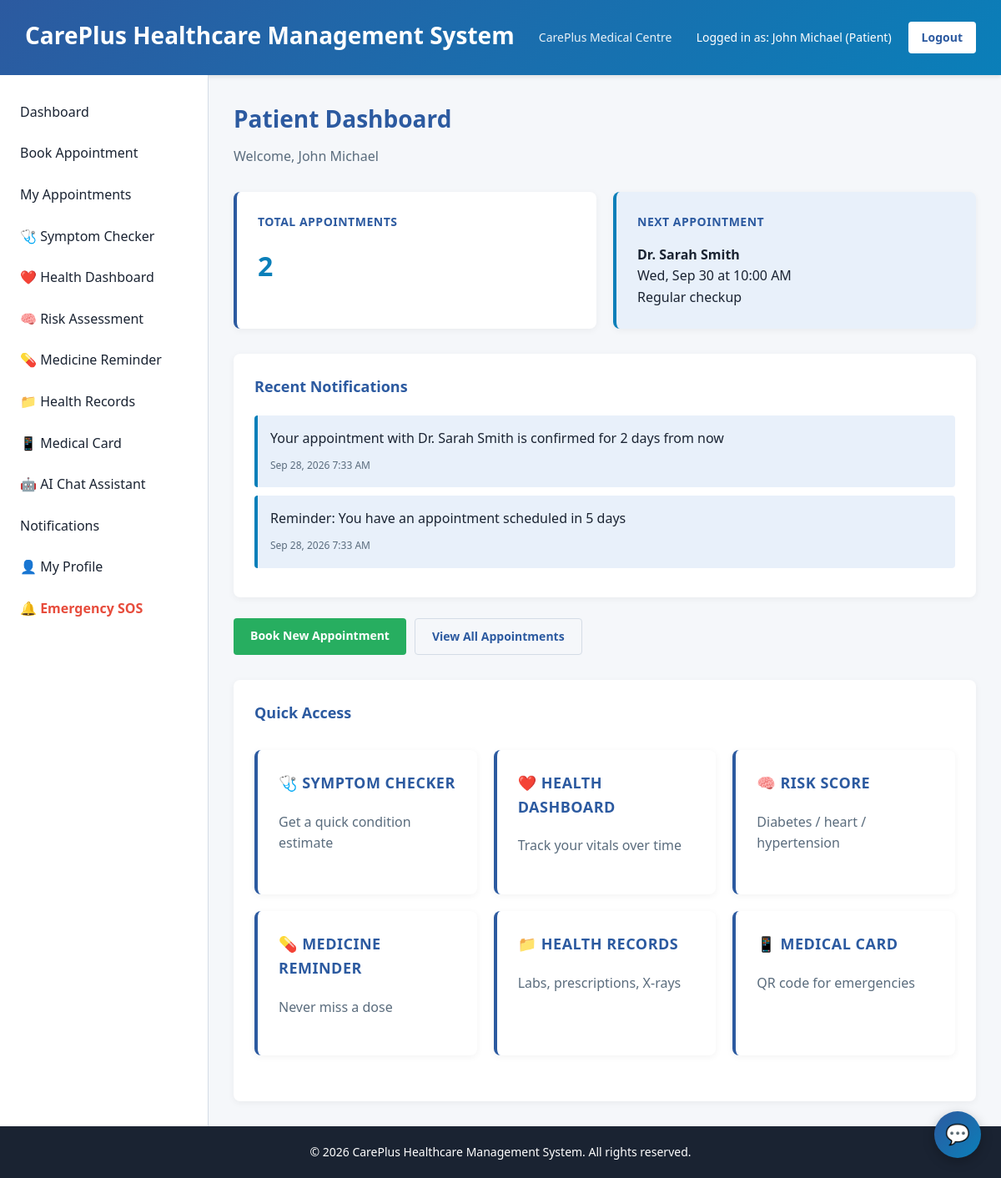
The app's page /patient/dashboard.php (signed in) with its own data.
### tables this page shows
CREATE TABLE patients (
    patient_id INT AUTO_INCREMENT PRIMARY KEY,
    user_id INT UNIQUE NOT NULL,
    date_of_birth DATE,
    gender ENUM('male', 'female', 'other'),
    address VARCHAR(255),
    emergency_contact_name VARCHAR(100),
    emergency_contact_phone VARCHAR(20),
    FOREIGN KEY (user_id) REFERENCES users(user_id) ON DELETE CASCADE
);

CREATE TABLE users (
    user_id INT AUTO_INCREMENT PRIMARY KEY,
    full_name VARCHAR(100) NOT NULL,
    email VARCHAR(100) UNIQUE NOT NULL,
    password_hash VARCHAR(255) NOT NULL,
    role ENUM('patient', 'doctor', 'admin', 'manager') NOT NULL,
    phone VARCHAR(20),
    created_at TIMESTAMP DEFAULT CURRENT_TIMESTAMP
);

CREATE TABLE appointments (
    appointment_id INT AUTO_INCREMENT PRIMARY KEY,
    patient_id INT NOT NULL,
    doctor_id INT NOT NULL,
    appointment_date DATE NOT NULL,
    appointment_time TIME NOT NULL,
    reason VARCHAR(255),
    status ENUM('pending', 'confirmed', 'completed', 'cancelled') DEFAULT 'pending',
    created_at TIMESTAMP DEFAULT CURRENT_TIMESTAMP,
    FOREIGN KEY (patient_id) REFERENCES patients(patient_id) ON DELETE CASCADE,
    FOREIGN KEY (doctor_id) REFERENCES doctors(doctor_id) ON DELETE CASCADE
);

CREATE TABLE notifications (
    notification_id INT AUTO_INCREMENT PRIMARY KEY,
    user_id INT NOT NULL,
    appointment_id INT,
    message VARCHAR(500) NOT NULL,
    notification_type ENUM('appointment', 'reminder', 'cancellation', 'general') DEFAULT 'general',
    status ENUM('unread', 'read') DEFAULT 'unread',
    sent_at TIMESTAMP DEFAULT CURRENT_TIMESTAMP,
    FOREIGN KEY (user_id) REFERENCES users(user_id) ON DELETE CASCADE,
    FOREIGN KEY (appointment_id) REFERENCES appointments(appointment_id) ON DELETE SET NULL
);

### patient/dashboard.php (the view, shortened to what this page needs)
<?php
include '../includes/db.php';
$user_id = $_SESSION['user_id'];
$stmt = $conn->prepare('SELECT u.*, p.* FROM users u JOIN patients p ON u.user_id = p.user_id WHERE u.user_id = ?');
$stmt->bind_param('i', $user_id);
$stmt->execute();
$patient = $stmt->get_result()->fetch_assoc();
$stmt = $conn->prepare('SELECT a.*, u.full_name as doctor_name FROM appointments a JOIN doctors d ON a.doctor_id = d.doctor_id JOIN users u ON d.user_id = u.user_id WHERE a.patient_id = ? AND a.appointment_date >= CURDATE() ORDER BY a.appointment_date ASC LIMIT 1');
$stmt->bind_param('i', $patient['patient_id']);
$stmt->execute();
$next_appointment = $stmt->get_result()->fetch_assoc();
$stmt = $conn->prepare('SELECT COUNT(*) as total FROM appointments WHERE patient_id = ?');
$stmt->bind_param('i', $patient['patient_id']);
$stmt->execute();
$appt_count = $stmt->get_result()->fetch_assoc();
$stmt = $conn->prepare('SELECT * FROM notifications WHERE user_id = ? AND status = "unread" ORDER BY sent_at DESC LIMIT 3');
$stmt->bind_param('i', $user_id);
$stmt->execute();
$notifications = $stmt->get_result();
include '../includes/header.php';
?>
<div class="main-content">
    <?php include '../includes/sidebar.php'; ?>
    <div class="content">
        <h2>Patient Dashboard</h2>
        <p class="welcome-text">Welcome, <?php echo htmlspecialchars($patient['full_name']); ?></p>
        <div class="dashboard-grid">
            <div class="card">
                <h3>Total Appointments</h3>
                <p class="stat-number"><?php echo $appt_count['total']; ?></p>
            </div>
            <?php if ($next_appointment): ?>
                <div class="card highlight">
                    <h3>Next Appointment</h3>
                    <p><strong><?php echo htmlspecialchars($next_appointment['doctor_name']); ?></strong></p>
                    <p><?php echo date('D, M j', strtotime($next_appointment['appointment_date'])); ?> at <?php echo date('g:i A', strtotime($next_appointment['appointment_time'])); ?></p>
                    <p><?php echo htmlspecialchars($next_appointment['reason']); ?></p>
                </div>
            <?php endif; ?>
        </div>
        <div class="section">
            <h3>Recent Notifications</h3>
            <?php if ($notifications->num_rows > 0): ?>
                <ul class="notification-list">
                    <?php while ($notif = $notifications->fetch_assoc()): ?>
                        <li class="notification-item">
                            <p><?php echo htmlspecialchars($notif['message']); ?></p>
                            <small><?php echo date('M j, Y g:i A', strtotime($notif['sent_at'])); ?></small>
                        </li>
                    <?php endwhile; ?>
                </ul>
            <?php else: ?>
                <p>No notifications at the moment.</p>
            <?php endif; ?>
        </div>
        <div class="action-buttons">
            <a href="book_appointment.php" class="btn-primary">Book New Appointment</a>
            <a href="my_appointments.php" class="btn-secondary">View All Appointments</a>
        </div>
        <div class="section">
            <h3>Quick Access</h3>
            <div class="dashboard-grid">
                <a href="symptom_checker.php" class="card" style="text-decoration:none; color:inherit;"><h3>🩺 Symptom Checker</h3><p class="welcome-text">Get a quick condition estimate</p></a>
                <a href="health_dashboard.php" class="card" style="text-decoration:none; color:inherit;"><h3>❤️ Health Dashboard</h3><p class="welcome-text">Track your vitals over time</p></a>
                <a href="risk_score.php" class="card" style="text-decoration:none; color:inherit;"><h3>🧠 Risk Score</h3><p class="welcome-text">Diabetes / heart / hypertension</p></a>
                <a href="medications.php" class="card" style="text-decoration:none; color:inherit;"><h3>💊 Medicine Reminder</h3><p class="welcome-text">Never miss a dose</p></a>
                <a href="health_records.php" class="card" style="text-decoration:none; color:inherit;"><h3>📁 Health Records</h3><p class="welcome-text">Labs, prescriptions, X-rays</p></a>
                <a href="qr_card.php" class="card" style="text-decoration:none; color:inherit;"><h3>📱 Medical Card</h3><p class="welcome-text">QR code for emergencies</p></a>
            </div>
        </div>
    </div>
</div>
<?php include '../includes/footer.php'; ?>

### assets/css/style.css (style rules this page uses)
* { margin: 0; padding: 0; box-sizing: border-box; }
:root { --primary-color: #2c5aa0; --secondary-color: #0a7fb9; --success-color: #27ae60; --danger-color: #e74c3c; --warning-color: #f39c12; --light-bg: #f5f7fa; --light-border: #d4dce6; --panel-bg: #e8f0fa; --text-dark: #1a2332; --text-light: #5a6c7d; }
body { font-family: 'Segoe UI', Tahoma, Geneva, Verdana, sans-serif; background-color: #f5f7fa; color: var(--text-dark); line-height: 1.6; }
.main-content { display: flex; flex: 1; }
.content { flex: 1; padding: 30px; max-width: 1400px; margin: 0 auto; width: 100%; }
.content h2 { color: var(--primary-color); margin-bottom: 10px; font-size: 28px; }
.welcome-text { color: var(--text-light); margin-bottom: 20px; }
.dashboard-grid { display: grid; grid-template-columns: repeat(auto-fit, minmax(250px, 1fr)); gap: 20px; margin: 30px 0; }
.card { background: white; padding: 25px; border-radius: 8px; box-shadow: 0 2px 8px rgba(0,0,0,0.05); border-left: 4px solid var(--primary-color); }
.card h3 { color: var(--primary-color); margin-bottom: 15px; font-size: 14px; text-transform: uppercase; letter-spacing: 0.5px; }
.card.highlight { border-left-color: var(--secondary-color); background: var(--panel-bg); }
.stat-number { font-size: 32px; font-weight: bold; color: var(--secondary-color); }
.section { background: white; padding: 25px; border-radius: 8px; margin-top: 30px; box-shadow: 0 2px 8px rgba(0,0,0,0.05); }
.section h3 { color: var(--primary-color); margin-bottom: 20px; font-size: 18px; }
.action-buttons { margin-top: 25px; display: flex; gap: 10px; flex-wrap: wrap; }
.btn-primary, .btn-secondary, .btn-small { padding: 10px 20px; border: none; border-radius: 4px; cursor: pointer; font-size: 14px; font-weight: 600; text-decoration: none; display: inline-block; transition: 0.3s; }
.btn-primary { background: var(--success-color); color: white; }
.btn-secondary { background: var(--light-bg); color: var(--primary-color); border: 1px solid var(--light-border); }
.notification-list { list-style: none; }
.notification-item { background: var(--panel-bg); padding: 15px; margin-bottom: 10px; border-radius: 4px; border-left: 4px solid var(--secondary-color); }
.notification-item p { margin-bottom: 5px; }
.notification-item small { color: var(--text-light); font-size: 12px; }

### records on screen
patients: user.full_name "John Michael"
appointments: users.full_name "Dr. Sarah Smith", appointment_date "Wed, Sep 30", appointment_time "10:00 AM", reason "Regular checkup"
notifications: message "Your appointment with Dr. Sarah Smith is confirmed for 2 days from now", sent_at "Sep 28, 2026 7:33 AM"
notifications: message "Reminder: You have an appointment scheduled in 5 days", sent_at "Sep 28, 2026 7:33 AM"

### other values on screen
$_SESSION['full_name'] "John Michael"
$_SESSION['role'] "Patient"
$appt_count['total'] "2"
